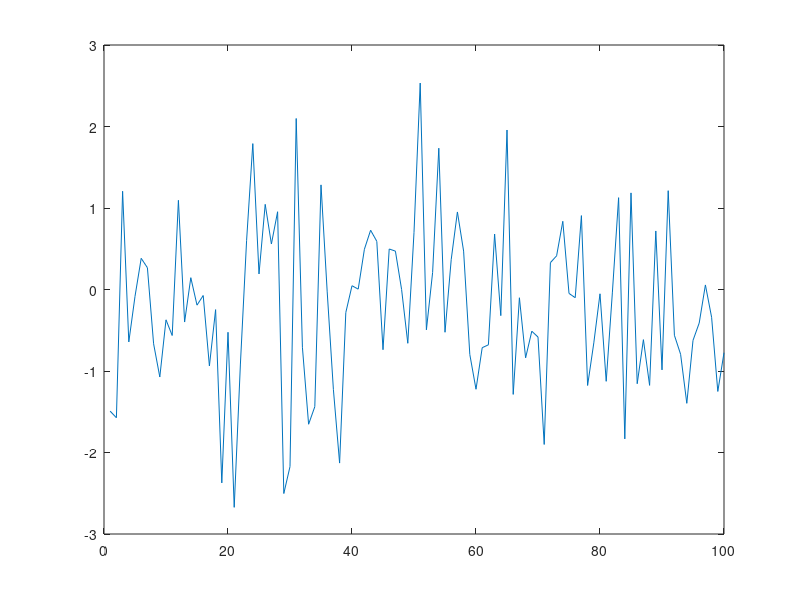

The MATLAB source for this figure:
% Learn Psychophysiology - Germano Gallicchio
% https://germanogallicchio.github.io/LearnPsychophysiology/
%
% This script introduces advanced data structures needed for working with
% psychophysiological data: multi-dimensional arrays, structures, and cells

clear all; clc;

%% Working with Multi-Dimensional Arrays (3D and beyond)

% Psychophysiological data is often stored in 3D arrays with structure:
% [channels × time points × trials]
% For example: [2 channels × 100 time points × 5 trials]

% Create example 3D data (2 channels, 100 time points, 5 trials)
data3D = randn(2, 100, 5);

% Check the size of each dimension
disp('Size of 3D array:')
disp(['  Dimension 1 (channels): ' num2str(size(data3D, 1))])
disp(['  Dimension 2 (time): ' num2str(size(data3D, 2))])  
disp(['  Dimension 3 (trials): ' num2str(size(data3D, 3))])


%% The Colon Operator (:) - Accessing Entire Dimensions

% The colon : means "all elements" in that dimension

% Extract ALL time points from channel 1, trial 3
% Read as: data3D(channel 1, all time points, trial 3)
singleTrial = data3D(1, :, 3);

%% Let's plot the data for that channel and trial

% Visualize the difference
figure('Name', 'data3D: all time points from a channel and a trial')
plot(singleTrial)  % Need to index [1,:,1] because it's 3D


% let's improve this figure by adding axis labels, grid, and title
% xlabel('time')
% ylabel('arbitrary units')
% grid on

%% Practice: Extracting Different Slices from 3D Data

% Extract all trials for channel 2 at time point 50
% data3D(channel, time, trial) → data3D(2, 50, :)
allTrials_oneTimepoint = squeeze(data3D(2, 50, :));
disp(' ')
disp('All trials at one time point:')
disp(['  Size: ' num2str(size(allTrials_oneTimepoint))])

% Extract all time points from channel 1 for all trials
% This gives us a 2D matrix: [time × trials]
allData_channel1 = squeeze(data3D(1, :, :));
disp(' ')
disp('All data from channel 1:')
disp(['  Size: ' num2str(size(allData_channel1))])

%% The (:) Operator for Reshaping to Column Vectors

% Many MATLAB functions expect column vectors
% The (:) operator forces any array into a column vector

rowVec = [1, 2, 3, 4, 5];  % Row vector: commas separate elements
colVec = [1; 2; 3; 4; 5];  % Column vector: semicolons separate elements

disp(' ')
disp('Row vector created with commas:')
disp(['  Size: ' num2str(size(rowVec))])  % [1 × 5]

disp('Column vector created with semicolons:')
disp(['  Size: ' num2str(size(colVec))])  % [5 × 1]

% Convert row to column using (:)
rowVec_as_column = rowVec(:);
disp('Row vector converted to column with (:):')
disp(['  Size: ' num2str(size(rowVec_as_column))])  % [5 × 1]

%% Structure Arrays for Grouping Related Parameters

% Instead of managing many separate variables:
threshold = 10;
windowSize = 50;
algorithmName = 'velocity';

% Use a STRUCTURE to group related settings together:
settings = struct();  % Create empty structure
settings.threshold = 10;
settings.windowSize = 50;
settings.name = 'velocity';

% Access fields with dot notation:
disp(' ')
disp('Settings structure:')
disp(['  Algorithm: ' settings.name])
disp(['  Threshold: ' num2str(settings.threshold)])
disp(['  Window size: ' num2str(settings.windowSize)])

% You can also create structures directly:
params = struct('threshold', 20, 'type', 'dispersion', 'plotResults', true);

% Check what fields a structure has:
disp(' ')
disp('Fields in params structure:')
disp(fieldnames(params))

%% Cell Arrays for Mixed Data Types

% Regular arrays can only hold ONE data type
% Cell arrays can hold DIFFERENT data types

% Create a cell array with curly braces {}
mixedData = {42, 'Hello', [1,2,3], true, rand(2,2)};

% Access elements with curly braces {}
disp(' ')
disp('Cell array contents:')
disp(['  Element 1 (number): ' num2str(mixedData{1})])
disp(['  Element 2 (string): ' mixedData{2}])
disp(['  Element 3 (array): [' num2str(mixedData{3}) ']'])

% Practical example: Channel labels
channelNames = {'Horizontal EOG', 'Vertical EOG', 'Heart Rate'};

disp(' ')
disp('Channel labels:')
for i = 1:length(channelNames)
    disp(['  Channel ' num2str(i) ': ' channelNames{i}])
end

%% Combining Structures and Cells - Real World Example

% This is how psychophysiology data is often organized:
experimentData = struct();

% Metadata (mixed types) - use structure
experimentData.subjectID = 'S001';
experimentData.date = '2026-02-27';
experimentData.samplingRate = 1000;  % Hz

% Channel labels - use cell array
experimentData.channelLabels = {'Horizontal EOG', 'Vertical EOG'};

% Raw data - use 3D array
experimentData.rawData = randn(2, 1000, 10);  % 2 channels, 1000 samples, 10 trials

% Display the organized data
disp(' ')
disp('Experiment data structure:')
disp(experimentData)

% Access specific information
disp(' ')
disp('Accessing experiment information:')
disp(['  Subject: ' experimentData.subjectID])
disp(['  Sampling rate: ' num2str(experimentData.samplingRate) ' Hz'])
disp(['  Channel 1: ' experimentData.channelLabels{1}])
disp(['  Data dimensions: ' num2str(size(experimentData.rawData))])

%% Practice Exercise

disp(' ')
disp('=== PRACTICE EXERCISE ===')
disp('Try the following:')
disp('1. Extract trial 5 from channel 2 of experimentData.rawData')
disp('2. Create a structure called "mySettings" with your own parameters')
disp('3. Create a cell array with your name, age, and favorite numbers')
